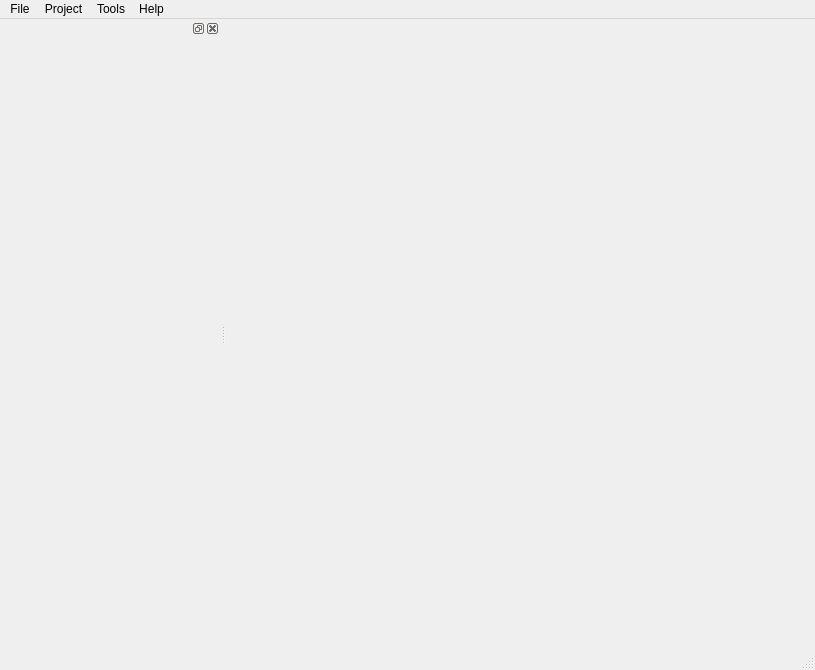
<?xml version="1.0" encoding="UTF-8"?>
<ui version="4.0">
 <class>Logan</class>
 <widget class="QMainWindow" name="Logan">
  <property name="geometry">
   <rect>
    <x>0</x>
    <y>0</y>
    <width>815</width>
    <height>670</height>
   </rect>
  </property>
  <property name="sizePolicy">
   <sizepolicy hsizetype="Expanding" vsizetype="Expanding">
    <horstretch>0</horstretch>
    <verstretch>0</verstretch>
   </sizepolicy>
  </property>
  <property name="windowTitle">
   <string>Logan</string>
  </property>
  <widget class="QWidget" name="loganDisplay">
   <property name="sizePolicy">
    <sizepolicy hsizetype="Expanding" vsizetype="Expanding">
     <horstretch>5</horstretch>
     <verstretch>5</verstretch>
    </sizepolicy>
   </property>
   <layout class="QHBoxLayout" name="horizontalLayout">
    <item>
     <layout class="QHBoxLayout" name="displayLayout">
      <property name="sizeConstraint">
       <enum>QLayout::SetNoConstraint</enum>
      </property>
     </layout>
    </item>
   </layout>
  </widget>
  <widget class="QMenuBar" name="menubar">
   <property name="geometry">
    <rect>
     <x>0</x>
     <y>0</y>
     <width>815</width>
     <height>21</height>
    </rect>
   </property>
   <widget class="QMenu" name="menuFile">
    <property name="title">
     <string>File</string>
    </property>
    <addaction name="actionOpen"/>
   </widget>
   <widget class="QMenu" name="menuProject">
    <property name="title">
     <string>Project</string>
    </property>
   </widget>
   <widget class="QMenu" name="menuTools">
    <property name="title">
     <string>Tools</string>
    </property>
   </widget>
   <widget class="QMenu" name="menuHelp">
    <property name="title">
     <string>Help</string>
    </property>
   </widget>
   <addaction name="menuFile"/>
   <addaction name="menuProject"/>
   <addaction name="menuTools"/>
   <addaction name="menuHelp"/>
  </widget>
  <widget class="QStatusBar" name="statusbar"/>
  <widget class="BookmarksView" name="bookmarks">
   <property name="sizePolicy">
    <sizepolicy hsizetype="Preferred" vsizetype="Expanding">
     <horstretch>0</horstretch>
     <verstretch>0</verstretch>
    </sizepolicy>
   </property>
   <property name="minimumSize">
    <size>
     <width>220</width>
     <height>38</height>
    </size>
   </property>
   <attribute name="dockWidgetArea">
    <number>1</number>
   </attribute>
   <widget class="QWidget" name="dockWidgetContents">
    <property name="minimumSize">
     <size>
      <width>160</width>
      <height>0</height>
     </size>
    </property>
   </widget>
  </widget>
  <action name="actionOpen">
   <property name="text">
    <string>Open</string>
   </property>
  </action>
 </widget>
 <customwidgets>
  <customwidget>
   <class>BookmarksView</class>
   <extends>QDockWidget</extends>
   <header>bookmarksview.h</header>
   <container>1</container>
  </customwidget>
 </customwidgets>
 <resources/>
 <connections/>
</ui>
